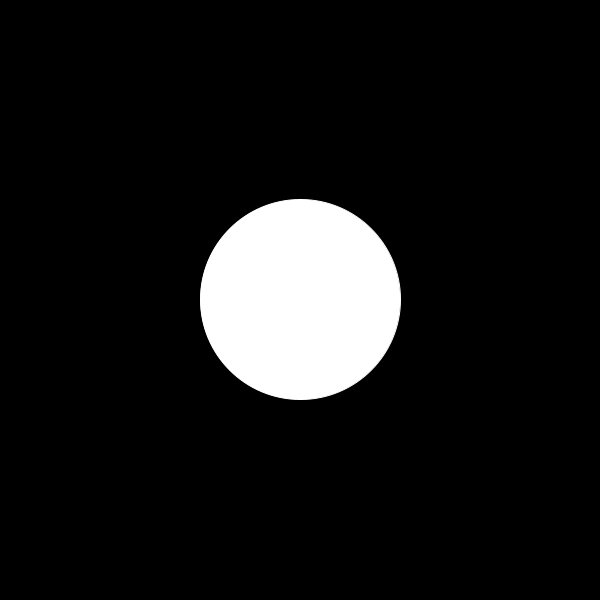
Frame 1 (no input)
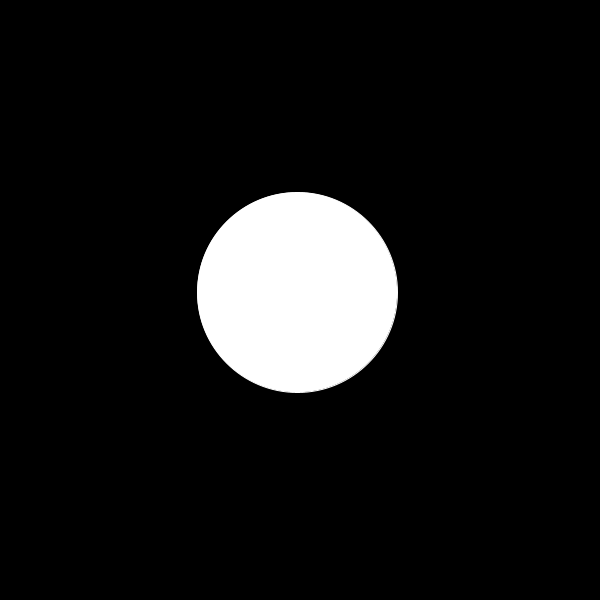
Frame 60 (the mouse pressed at the canvas centre just before this capture)
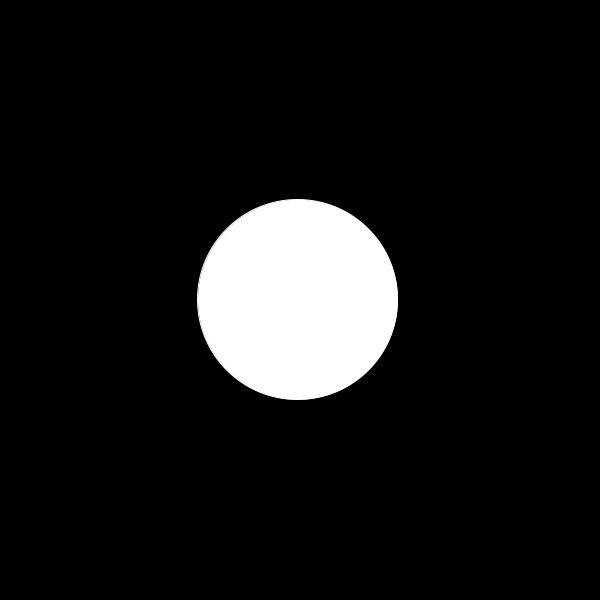
Frame 120 (the mouse held since frame 60 and released just before this capture)

The Processing sketch that drew these frames (run headless with seeded random() and noise(); from frame 60 on, the mouse is pressed at the canvas centre):

// Processing sketch: randomWalkFunctions
// ── randomWalkFunctions.pde
float x, y;

void setup() {
  size(600, 600);
  x = width / 2;
  y = height / 2;
  background(0);
  stroke(255);
  fill(255);
}

void draw() {
  background(0);
  float newX = x + random(-1, 1);
  float newY = y + random(-1, 1);
  line(x, y, newX, newY);
  ellipse(newX, newY, 200, 200);
  x = newX;
  y = newY;
}
